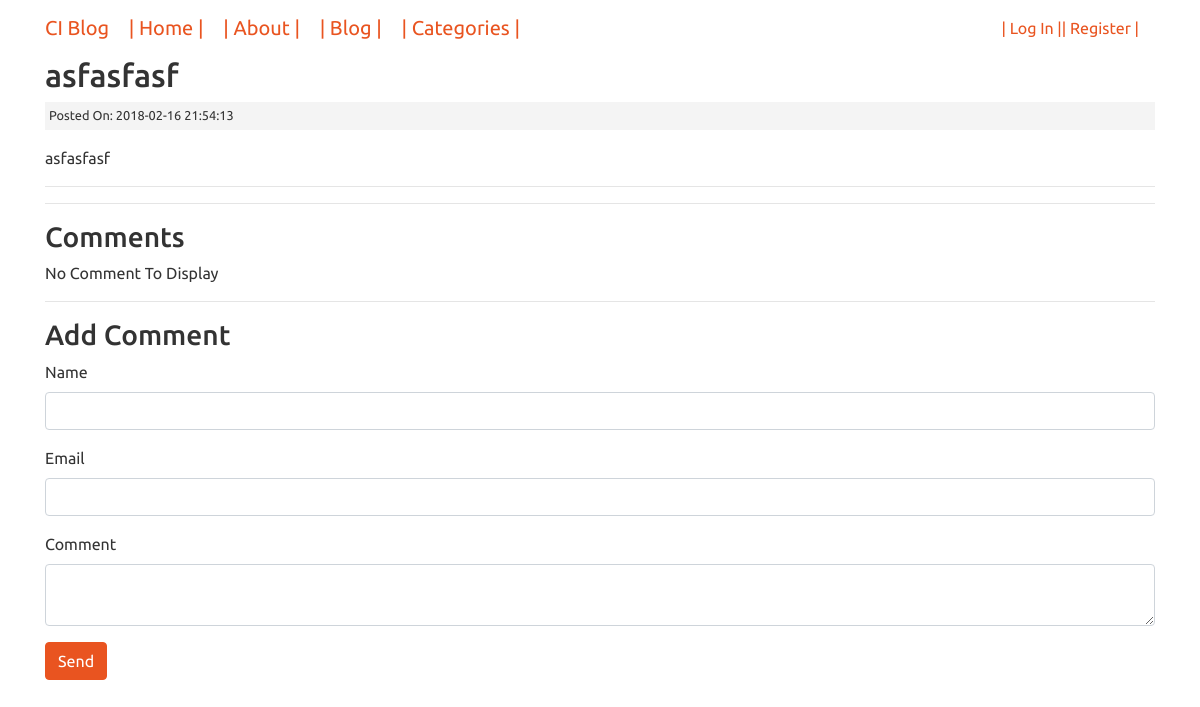
Screenshot of /posts/asfasfasf with the database file from the repository.
### tables this page shows
CREATE TABLE `posts` (
  `id` int(11) NOT NULL,
  `category_id` int(11) NOT NULL,
  `user_id` int(11) NOT NULL,
  `title` varchar(255) NOT NULL,
  `slug` varchar(255) NOT NULL,
  `body` text NOT NULL,
  `post_image` varchar(255) NOT NULL,
  `created_at` timestamp NOT NULL DEFAULT CURRENT_TIMESTAMP
);

### application/controllers/Posts.php (called while the page is built, shortened)
<?php
class Posts extends CI_Controller{
	public function __construct(){
        $this->load->helper(array('form', 'url'));
    }
	public function view($slug=NULL){
		$data['post'] = $this->Post_Model->get_posts($slug);
		$post_id = $data['post']['id'];
		$data['comments'] = $this->Comment_Model->get_comments($post_id);
		$data['title'] = $data['post']['title'];
		$this->load->view('templates/header');
		$this->load->view('posts/view',$data);
		$this->load->view('templates/footer');
	}
}

### index.php (called while the page is built, shortened)
<?php
require_once BASEPATH.'core/CodeIgniter.php';

### application/models/Post_Model.php (called while the page is built, shortened)
<?php
class Post_Model extends CI_Model{
	public function get_posts($slug = FALSE,$limit = FALSE,$offset = FALSE){
		$query = $this->db->get_where('posts',array('slug'=>$slug));
		return $query->row_array();
	}
}

### application/views/posts/view.php (the view, shortened to what this page needs)
<h2><?php echo $post['title']; ?></h2>
<small class="post-date">Posted On: <?php echo $post['created_at']; ?></small>
<div class="post-body">
<p><?php echo $post['body']; ?></p>
</div>
<hr>
<hr>
<h3>Comments</h3>
<?php if($comments): ?>
<?php foreach($comments as $comment): ?>
<div class="well">
<h5><?php echo $comment['body']; ?> [by <strong><?php echo $comment['name']; ?></strong>]</h5>
</div>
<?php endforeach; ?>
<?php else: ?>
<p>No Comment To Display</p>
<?php endif; ?>
<hr>
<h3>Add Comment</h3>
<?php echo form_open('comments/create/'.$post['id']); ?>
<div class="form-group">
<label>Name</label>
<input type="text" name="name" class="form-control">
</div>
<div class="form-group">
<label>Email</label>
<input type="email" name="email" class="form-control">
</div>
<div class="form-group">
<label>Comment</label>
<textarea name="body" class="form-control"></textarea>
</div>
<button type="submit" class="btn btn-primary">Send</button>
<?php echo form_close(); ?>

### assets/css/style.css (style rules this page uses)
.post-date { background: #f4f4f4; padding: 4px; margin: 3px 0; display: block; }

### rows the page displays
posts: title "asfasfasf", created_at "2018-02-16 21:54:13", body "asfasfasf"
